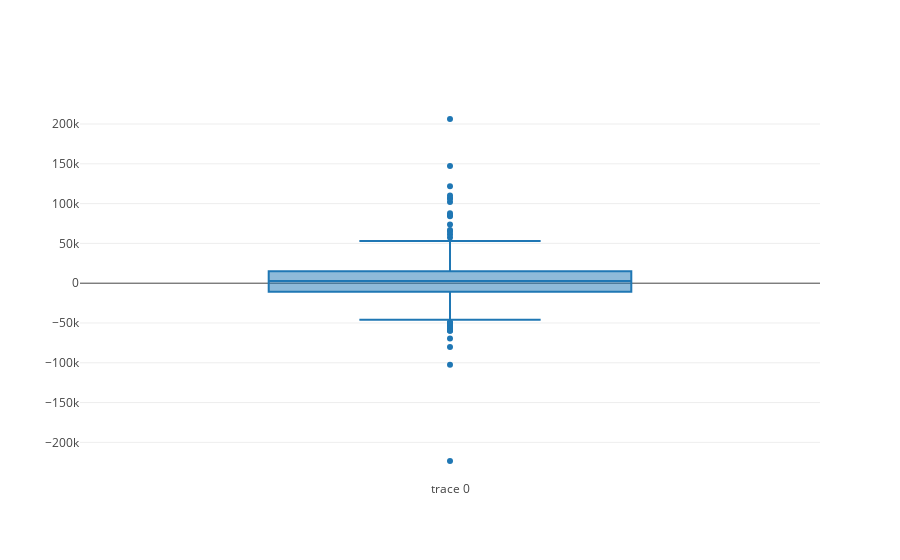

Notebook source saved alongside this figure:
### Markdown cell above
# Box plot

### Code cell
trace0 = go.Box(
    y=dollars['difference']
)

data = [trace0]
py.iplot(data)

### Figure 1 — Plotly figure (JSON) as saved in the notebook; plotly's stock layout.template omitted (floating-point values rounded to 4 significant figures; data arrays with more than 128 entries replaced by an {"elided": "..."} marker saying what was removed)
{"data": [{"type": "box", "y": {"elided": "482 float values"}}], "layout": {}}
